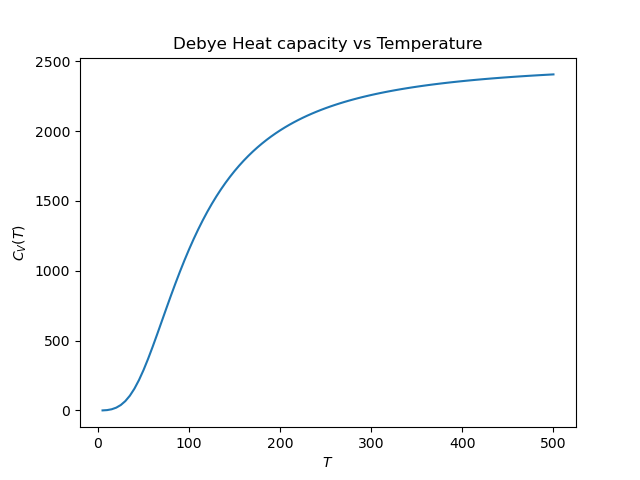

Recreate this plot in Python.
import numpy as np
from matplotlib import pyplot as plt
from scipy.constants import Avogadro,Boltzmann
import sys, os.path
sys.path.append(os.path.abspath('.'))
from Packages.Integration import GaussQuad,mapper

def integrand(x):
    return x**4*np.exp(x)/(np.exp(x)-1)**2

def cv(T):
    V = 10**(-3) # 10^(-3) cumbic meters
    ro = Avogadro
    DebT = 428
    integral = GaussQuad(0,DebT/T,50,integrand)
    C = 9*V*ro*Boltzmann*(T/DebT)**3*integral
    return C

T = np.linspace(5,500,100)
Cv = [cv(t) for t in T]
plt.plot(T,Cv)
plt.title(r'Debye Heat capacity vs Temperature')
plt.xlabel(r'$T$')
plt.ylabel(r'$C_V(T)$')
plt.savefig('Ques9/Q9.png')
plt.show()

    
